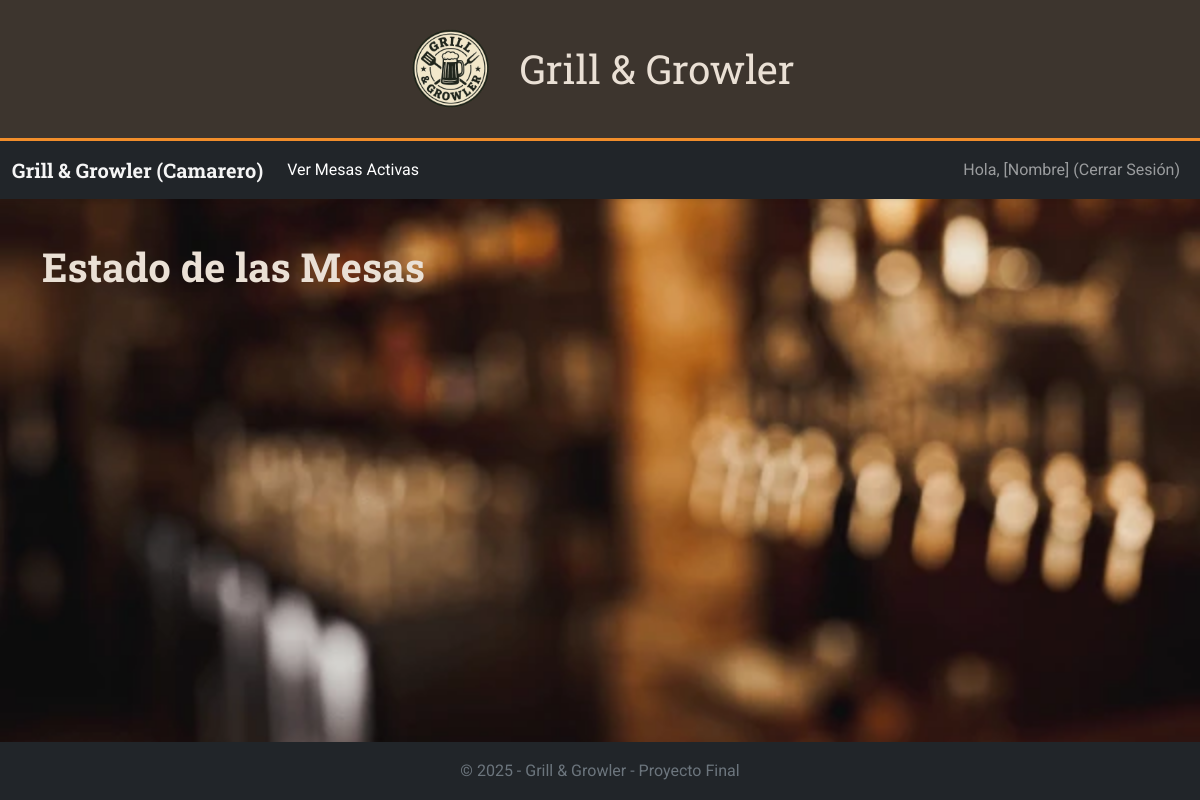
The app's page /Bootstrap/camarero/mesas.php?error=no_mesa, older data.
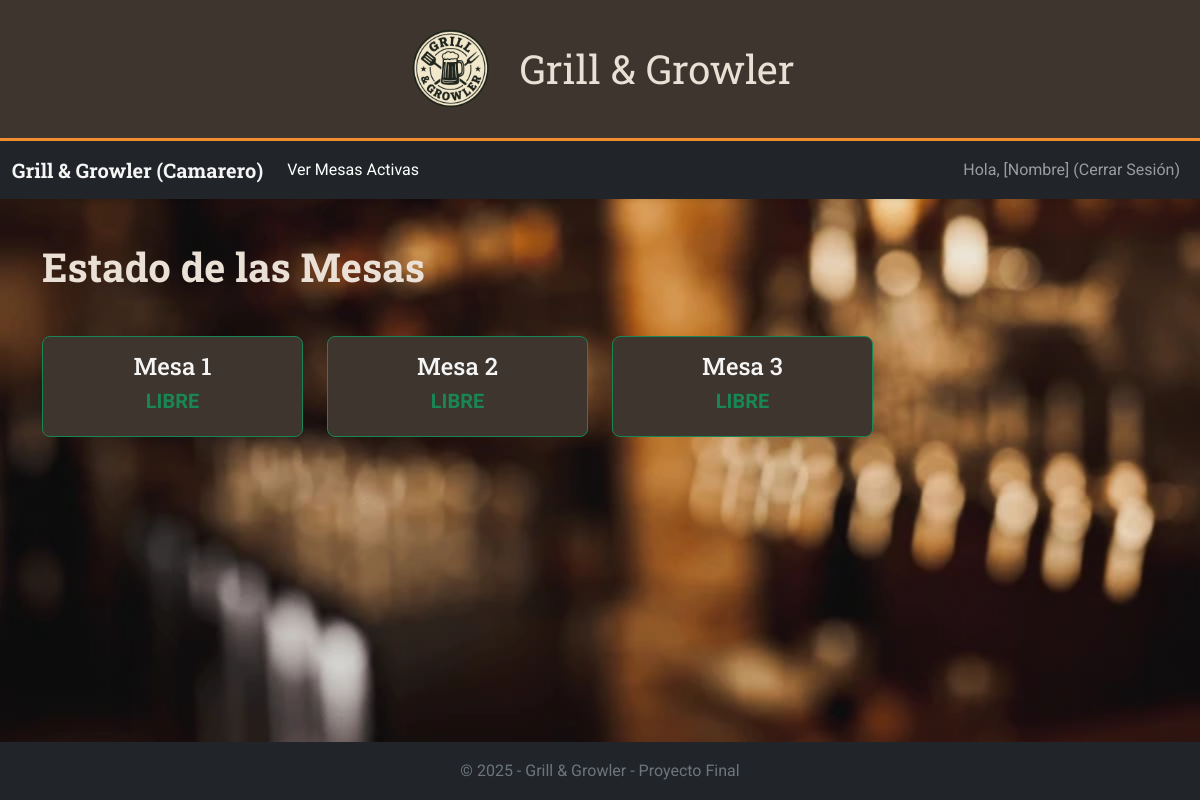
The same page, newer data.
### tables this page shows
CREATE TABLE `mesas` (
  `idm` int(11) NOT NULL,
  `estado` tinyint(1) NOT NULL
);

### Bootstrap/camarero/mesas.php (the view, shortened to what this page needs)
<!DOCTYPE html>
<html lang="es">
<head>
    <link rel="stylesheet" href="../css/bootstrap.min.css">
    <link rel="stylesheet" href="../css/style.css">
</head>
<body class="d-flex flex-column min-vh-100">
    <?php include '../includes/header.php'; ?>
    <?php include 'navbar_camarero.php'; ?>
    <main class="container mt-4 flex-grow-1">
        <h1 class="titulo">Estado de las Mesas</h1>
        <div class="row">
            <?php
            include("../includes/conexion.php");
            $consulta = "SELECT * FROM mesas";
            $result = mysqli_query($conn, $consulta);
            while ($row = mysqli_fetch_array($result)) {
                $estado=$row['estado'];
                $mesa=$row['idm'];
                switch ($estado){
                    case 0:
                        echo '<div class="col-md-4 col-lg-3 mb-4">
                                <div class="caja text-center border border-success">
                                    <h2 class="h4">Mesa ' . $mesa . '</h2>
                                    <p class="h5 fw-bold text-success">LIBRE</p>
                                </div>
                            </div>'; break;
                }
            }
            ?>
        </div>
    </main>
    <?php include '../includes/footer.php'; ?>
</body>
</html>

### Bootstrap/includes/header.php
<header class="brand-header">
    <div class="container-fluid text-center">
        <div class="row justify-content-center">
            <div class="col-auto">
                <img src="../img/LogoBG.png" width="90px" alt="">
            </div>
            <div class="col-auto brand-logo align-self-center" href="../index.php">
                <span class="brand-title">Grill & Growler</span>
            </div>
        </div>
    </div>
</header>

### Bootstrap/camarero/navbar_camarero.php (shortened to what this page needs)
<nav class="navbar navbar-expand-lg navbar-dark bg-dark shadow-sm">
  <div class="container-fluid">
    <a class="navbar-brand fw-bold" href="#">Grill & Growler (Camarero)</a>
    <div class="collapse navbar-collapse" id="navbarCamarero">
      <ul class="navbar-nav me-auto mb-2 mb-lg-0">
        <li class="nav-item">
          <a class="nav-link active" href="mesas.php">Ver Mesas Activas</a>
        </li>
      </ul>
      <ul class="navbar-nav ms-auto mb-2 mb-lg-0">
         <li class="nav-item">
            <a class="nav-link" href="../logout.php">Hola, [Nombre] (Cerrar Sesión)</a>
        </li>
      </ul>
    </div>
  </div>
</nav>

### Bootstrap/includes/footer.php
<footer class="mt-auto bg-dark text-center text-muted py-3">
    <div class="container">
        &copy; <?php echo date('Y'); ?> - Grill & Growler - Proyecto Final
    </div>
</footer>

Row changes from the older to the newer data that the page shows:
added mesas: idm "1"
added mesas: idm "2"
added mesas: idm "3"
